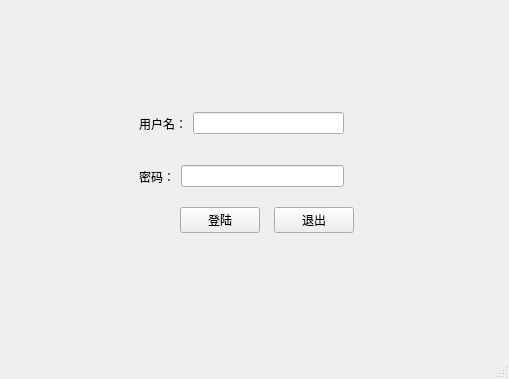
<?xml version="1.0" encoding="UTF-8"?>
<ui version="4.0">
 <class>admin_denglu</class>
 <widget class="QMainWindow" name="admin_denglu">
  <property name="geometry">
   <rect>
    <x>0</x>
    <y>0</y>
    <width>509</width>
    <height>379</height>
   </rect>
  </property>
  <property name="windowTitle">
   <string>MainWindow</string>
  </property>
  <widget class="QWidget" name="centralwidget">
   <widget class="QWidget" name="widget_4" native="true">
    <property name="geometry">
     <rect>
      <x>180</x>
      <y>200</y>
      <width>174</width>
      <height>41</height>
     </rect>
    </property>
    <layout class="QHBoxLayout" name="horizontalLayout_3">
     <item>
      <widget class="QPushButton" name="admin_denglu_2">
       <property name="text">
        <string>登陆</string>
       </property>
      </widget>
     </item>
     <item>
      <spacer name="horizontalSpacer">
       <property name="orientation">
        <enum>Qt::Horizontal</enum>
       </property>
       <property name="sizeHint" stdset="0">
        <size>
         <width>40</width>
         <height>20</height>
        </size>
       </property>
      </spacer>
     </item>
     <item>
      <widget class="QPushButton" name="admin_tuichu">
       <property name="text">
        <string>退出</string>
       </property>
      </widget>
     </item>
    </layout>
   </widget>
   <widget class="QWidget" name="widget_2" native="true">
    <property name="geometry">
     <rect>
      <x>350</x>
      <y>90</y>
      <width>193</width>
      <height>38</height>
     </rect>
    </property>
    <layout class="QHBoxLayout" name="horizontalLayout_2"/>
   </widget>
   <widget class="QWidget" name="widget_5" native="true">
    <property name="geometry">
     <rect>
      <x>130</x>
      <y>100</y>
      <width>223</width>
      <height>100</height>
     </rect>
    </property>
    <layout class="QVBoxLayout" name="verticalLayout">
     <item>
      <widget class="QWidget" name="widget" native="true">
       <layout class="QHBoxLayout" name="horizontalLayout">
        <item>
         <widget class="QLabel" name="label">
          <property name="text">
           <string>用户名：</string>
          </property>
         </widget>
        </item>
        <item>
         <widget class="QLineEdit" name="username"/>
        </item>
       </layout>
      </widget>
     </item>
     <item>
      <widget class="QWidget" name="widget_3" native="true">
       <layout class="QHBoxLayout" name="horizontalLayout_4">
        <item>
         <widget class="QLabel" name="label_2">
          <property name="text">
           <string>密码：</string>
          </property>
         </widget>
        </item>
        <item>
         <widget class="QLineEdit" name="passward">
          <property name="echoMode">
           <enum>QLineEdit::Password</enum>
          </property>
         </widget>
        </item>
       </layout>
      </widget>
     </item>
    </layout>
   </widget>
  </widget>
  <widget class="QMenuBar" name="menubar">
   <property name="geometry">
    <rect>
     <x>0</x>
     <y>0</y>
     <width>509</width>
     <height>23</height>
    </rect>
   </property>
  </widget>
  <widget class="QStatusBar" name="statusbar"/>
 </widget>
 <resources/>
 <connections/>
</ui>
